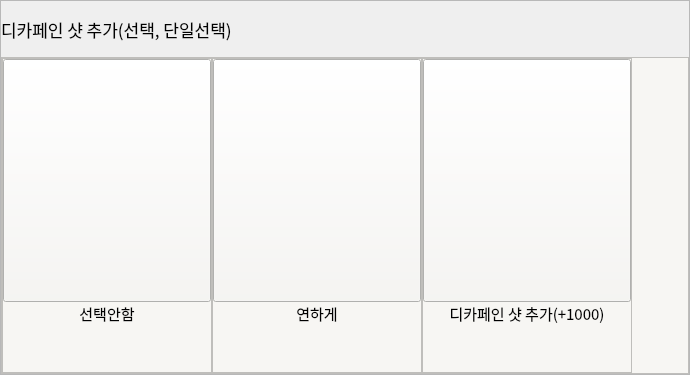
                 <widget class="QFrame" name="option_frame_12">
                  <property name="minimumSize">
                   <size>
                    <width>0</width>
                    <height>375</height>
                   </size>
                  </property>
                  <property name="maximumSize">
                   <size>
                    <width>23592958</width>
                    <height>375</height>
                   </size>
                  </property>
                  <property name="styleSheet">
                   <string notr="true"/>
                  </property>
                  <property name="frameShape">
                   <enum>QFrame::StyledPanel</enum>
                  </property>
                  <property name="frameShadow">
                   <enum>QFrame::Raised</enum>
                  </property>
                  <layout class="QVBoxLayout" name="verticalLayout_16">
                   <property name="spacing">
                    <number>0</number>
                   </property>
                   <property name="leftMargin">
                    <number>0</number>
                   </property>
                   <property name="topMargin">
                    <number>0</number>
                   </property>
                   <property name="rightMargin">
                    <number>0</number>
                   </property>
                   <property name="bottomMargin">
                    <number>0</number>
                   </property>
                   <item>
                    <widget class="QLabel" name="option_11_title">
                     <property name="minimumSize">
                      <size>
                       <width>0</width>
                       <height>0</height>
                      </size>
                     </property>
                     <property name="maximumSize">
                      <size>
                       <width>23592958</width>
                       <height>56</height>
                      </size>
                     </property>
                     <property name="font">
                      <font>
                       <family>Pretendard Medium</family>
                       <pointsize>13</pointsize>
                      </font>
                     </property>
                     <property name="text">
                      <string>디카페인 샷 추가(선택, 단일선택)</string>
                     </property>
                    </widget>
                   </item>
                   <item>
                    <widget class="QFrame" name="frame_14">
                     <property name="styleSheet">
                      <string notr="true">background-color: rgb(247, 246, 243);</string>
                     </property>
                     <property name="frameShape">
                      <enum>QFrame::StyledPanel</enum>
                     </property>
                     <property name="frameShadow">
                      <enum>QFrame::Raised</enum>
                     </property>
                     <layout class="QHBoxLayout" name="horizontalLayout_7">
                      <property name="spacing">
                       <number>0</number>
                      </property>
                      <property name="leftMargin">
                       <number>0</number>
                      </property>
                      <property name="topMargin">
                       <number>0</number>
                      </property>
                      <property name="rightMargin">
                       <number>0</number>
                      </property>
                      <property name="bottomMargin">
                       <number>0</number>
                      </property>
                      <item>
                       <widget class="QFrame" name="frame_15">
                        <property name="minimumSize">
                         <size>
                          <width>210</width>
                          <height>0</height>
                         </size>
                        </property>
                        <property name="frameShape">
                         <enum>QFrame::StyledPanel</enum>
                        </property>
                        <property name="frameShadow">
                         <enum>QFrame::Raised</enum>
                        </property>
                        <layout class="QVBoxLayout" name="verticalLayout_17">
                         <property name="spacing">
                          <number>0</number>
                         </property>
                         <property name="leftMargin">
                          <number>0</number>
                         </property>
                         <property name="topMargin">
                          <number>0</number>
                         </property>
                         <property name="rightMargin">
                          <number>0</number>
                         </property>
                         <property name="bottomMargin">
                          <number>0</number>
                         </property>
                         <item>
                          <widget class="QPushButton" name="no_choice_decaffein">
                           <property name="minimumSize">
                            <size>
                             <width>0</width>
                             <height>243</height>
                            </size>
                           </property>
                           <property name="cursor">
                            <cursorShape>OpenHandCursor</cursorShape>
                           </property>
                           <property name="text">
                            <string/>
                           </property>
                           <property name="icon">
                            <iconset>
                             <normaloff>../img/qt자료/forbidden_gray.png</normaloff>../img/qt자료/forbidden_gray.png</iconset>
                           </property>
                           <property name="iconSize">
                            <size>
                             <width>168</width>
                             <height>225</height>
                            </size>
                           </property>
                           <property name="checkable">
                            <bool>true</bool>
                           </property>
                          </widget>
                         </item>
                         <item>
                          <widget class="QLabel" name="option_11_label_1">
                           <property name="font">
                            <font>
                             <family>Pretendard Light</family>
                             <pointsize>11</pointsize>
                            </font>
                           </property>
                           <property name="text">
                            <string>선택안함</string>
                           </property>
                           <property name="alignment">
                            <set>Qt::AlignHCenter|Qt::AlignTop</set>
                           </property>
                          </widget>
                         </item>
                        </layout>
                       </widget>
                      </item>
                      <item>
                       <widget class="QFrame" name="frame_16">
                        <property name="minimumSize">
                         <size>
                          <width>210</width>
                          <height>0</height>
                         </size>
                        </property>
                        <property name="frameShape">
                         <enum>QFrame::StyledPanel</enum>
                        </property>
                        <property name="frameShadow">
                         <enum>QFrame::Raised</enum>
                        </property>
                        <layout class="QVBoxLayout" name="verticalLayout_18">
                         <property name="spacing">
                          <number>0</number>
                         </property>
                         <property name="leftMargin">
                          <number>0</number>
                         </property>
                         <property name="topMargin">
                          <number>0</number>
                         </property>
                         <property name="rightMargin">
                          <number>0</number>
                         </property>
                         <property name="bottomMargin">
                          <number>0</number>
                         </property>
                         <item>
                          <widget class="QPushButton" name="coffee_weak_2">
                           <property name="minimumSize">
                            <size>
                             <width>0</width>
                             <height>243</height>
                            </size>
                           </property>
                           <property name="cursor">
                            <cursorShape>OpenHandCursor</cursorShape>
                           </property>
                           <property name="text">
                            <string/>
                           </property>
                           <property name="icon">
                            <iconset>
                             <normaloff>../img/option_img/nice-espresso-shot-a53-dp-lucca_078dfca3-b92f-4f3d-8847-3666f1c5216a.webp</normaloff>../img/option_img/nice-espresso-shot-a53-dp-lucca_078dfca3-b92f-4f3d-8847-3666f1c5216a.webp</iconset>
                           </property>
                           <property name="iconSize">
                            <size>
                             <width>196</width>
                             <height>243</height>
                            </size>
                           </property>
                           <property name="checkable">
                            <bool>true</bool>
                           </property>
                          </widget>
                         </item>
                         <item>
                          <widget class="QLabel" name="option_11_label_2">
                           <property name="font">
                            <font>
                             <family>Pretendard Light</family>
                             <pointsize>11</pointsize>
                            </font>
                           </property>
                           <property name="text">
                            <string>연하게</string>
                           </property>
                           <property name="alignment">
                            <set>Qt::AlignHCenter|Qt::AlignTop</set>
                           </property>
                          </widget>
                         </item>
                        </layout>
                       </widget>
                      </item>
                      <item>
                       <widget class="QFrame" name="frame_45">
                        <property name="minimumSize">
                         <size>
                          <width>210</width>
                          <height>0</height>
                         </size>
                        </property>
                        <property name="frameShape">
                         <enum>QFrame::StyledPanel</enum>
                        </property>
                        <property name="frameShadow">
                         <enum>QFrame::Raised</enum>
                        </property>
                        <layout class="QVBoxLayout" name="verticalLayout_48">
                         <property name="spacing">
                          <number>0</number>
                         </property>
                         <property name="leftMargin">
                          <number>0</number>
                         </property>
                         <property name="topMargin">
                          <number>0</number>
                         </property>
                         <property name="rightMargin">
                          <number>0</number>
                         </property>
                         <property name="bottomMargin">
                          <number>0</number>
                         </property>
                         <item>
                          <widget class="QPushButton" name="decaffein_shot">
                           <property name="minimumSize">
                            <size>
                             <width>0</width>
                             <height>243</height>
                            </size>
                           </property>
                           <property name="cursor">
                            <cursorShape>OpenHandCursor</cursorShape>
                           </property>
                           <property name="text">
                            <string/>
                           </property>
                           <property name="icon">
                            <iconset>
                             <normaloff>../img/option_img/nice-espresso-shot-a53-dp-lucca_078dfca3-b92f-4f3d-8847-3666f1c5216a.webp</normaloff>../img/option_img/nice-espresso-shot-a53-dp-lucca_078dfca3-b92f-4f3d-8847-3666f1c5216a.webp</iconset>
                           </property>
                           <property name="iconSize">
                            <size>
                             <width>196</width>
                             <height>243</height>
                            </size>
                           </property>
                           <property name="checkable">
                            <bool>true</bool>
                           </property>
                          </widget>
                         </item>
                         <item>
                          <widget class="QLabel" name="option_11_label_3">
                           <property name="font">
                            <font>
                             <family>Pretendard Light</family>
                             <pointsize>11</pointsize>
                            </font>
                           </property>
                           <property name="text">
                            <string>디카페인 샷 추가(+1000)</string>
                           </property>
                           <property name="alignment">
                            <set>Qt::AlignHCenter|Qt::AlignTop</set>
                           </property>
                          </widget>
                         </item>
                        </layout>
                       </widget>
                      </item>
                      <item>
                       <spacer name="horizontalSpacer_6">
                        <property name="orientation">
                         <enum>Qt::Horizontal</enum>
                        </property>
                        <property name="sizeHint" stdset="0">
                         <size>
                          <width>56</width>
                          <height>37</height>
                         </size>
                        </property>
                       </spacer>
                      </item>
                     </layout>
                    </widget>
                   </item>
                  </layout>
                 </widget>
